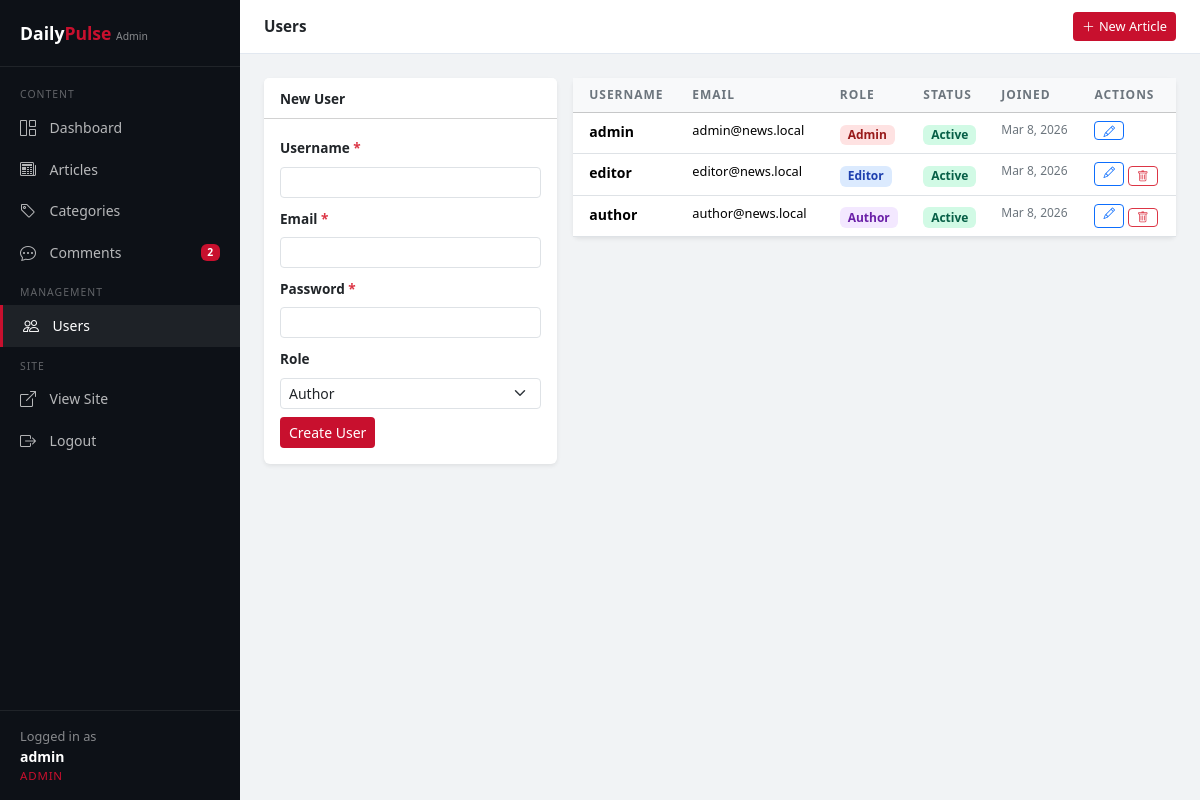
The page /admin/users.php (signed in) on the database its author committed.
### tables this page shows
CREATE TABLE `users` (
    `id` INT UNSIGNED AUTO_INCREMENT PRIMARY KEY,
    `username` VARCHAR(50) NOT NULL UNIQUE,
    `email` VARCHAR(255) NOT NULL UNIQUE,
    `password_hash` VARCHAR(255) NOT NULL,
    `role` ENUM('admin', 'editor', 'author') NOT NULL DEFAULT 'author',
    `is_active` TINYINT(1) NOT NULL DEFAULT 1,
    `created_at` TIMESTAMP DEFAULT CURRENT_TIMESTAMP,
    `updated_at` TIMESTAMP DEFAULT CURRENT_TIMESTAMP ON UPDATE CURRENT_TIMESTAMP
);

### src/includes/db.php (called while the page is built, shortened)
<?php
function get_db(): PDO {
    static $pdo = null;
    if ($pdo === null) {
        $dsn = 'mysql:unix_socket=' . DB_SOCKET . ';dbname=' . DB_NAME . ';charset=' . DB_CHARSET;
        try {
            $pdo = new PDO($dsn, DB_USER, DB_PASS, [
                PDO::ATTR_ERRMODE            => PDO::ERRMODE_EXCEPTION,
                PDO::ATTR_DEFAULT_FETCH_MODE => PDO::FETCH_ASSOC,
                PDO::ATTR_EMULATE_PREPARES   => false,
            ]);
        } catch (PDOException $e) {
            error_log('DB Connection failed: ' . $e->getMessage());
            die('<div class="alert alert-danger m-4">Database connection failed. Please try again later.</div>');
        }
    }
    return $pdo;
}

### src/includes/auth.php (called while the page is built, shortened)
<?php
require_once __DIR__ . '/db.php';
function is_logged_in(): bool {
    return isset($_SESSION['user_id']) && !empty($_SESSION['user_id']);
}
function is_admin(): bool {
    return is_logged_in() && isset($_SESSION['user_role']) && $_SESSION['user_role'] === 'admin';
}
function current_user(): ?array {
    return [
        'id'       => $_SESSION['user_id'],
        'username' => $_SESSION['user_username'],
        'email'    => $_SESSION['user_email'],
        'role'     => $_SESSION['user_role'],
    ];
}

### src/includes/functions.php (called while the page is built, shortened)
<?php
require_once __DIR__ . '/db.php';
function h(string $s): string {
    return htmlspecialchars($s, ENT_QUOTES | ENT_SUBSTITUTE, 'UTF-8');
}
function format_date(string $datetime, string $format = 'M j, Y'): string {
    return date($format, strtotime($datetime));
}
function admin_get_users(int $limit = 10, int $offset = 0): array {
    $db = get_db();
    $stmt = $db->prepare('SELECT id, username, email, role, is_active, created_at FROM users ORDER BY created_at DESC LIMIT ? OFFSET ?');
    $stmt->execute([$limit, $offset]);
    return $stmt->fetchAll();
}

### src/admin/users.php (the view, shortened to what this page needs)
<?php
require_once __DIR__ . '/../includes/auth.php';
require_once __DIR__ . '/../includes/functions.php';
$editing  = null;
$page     = max(1, (int) ($_GET['page'] ?? 1));
$offset   = ($page - 1) * ADMIN_PER_PAGE;
$users    = admin_get_users(ADMIN_PER_PAGE, $offset);
$page_title = 'Users';
require __DIR__ . '/admin_header.php';
?>
<div class="row g-3">
    <div class="col-lg-4">
        <div class="card border-0 shadow-sm">
            <div class="card-header bg-white py-2">
                <strong style="font-size:.85rem;"><?= $editing ? 'Edit User' : 'New User' ?></strong>
            </div>
            <div class="card-body">
                <form method="POST">
                    <div class="mb-2">
                        <label class="form-label fw-semibold" style="font-size:.85rem;">Username <span class="text-danger">*</span></label>
                        <input type="text" name="username" class="form-control form-control-sm"
                               value="<?= h($editing['username'] ?? ($_POST['username'] ?? '')) ?>" required>
                    </div>
                    <div class="mb-2">
                        <label class="form-label fw-semibold" style="font-size:.85rem;">Email <span class="text-danger">*</span></label>
                        <input type="email" name="email" class="form-control form-control-sm"
                               value="<?= h($editing['email'] ?? ($_POST['email'] ?? '')) ?>" required>
                    </div>
                    <div class="mb-2">
                        <label class="form-label fw-semibold" style="font-size:.85rem;">
                            Password <?= $editing ? '<span class="text-muted">(leave blank to keep)</span>' : '<span class="text-danger">*</span>' ?>
                        </label>
                        <input type="password" name="password" class="form-control form-control-sm"
                               <?= $editing ? '' : 'required' ?> autocomplete="new-password">
                    </div>
                    <div class="mb-2">
                        <label class="form-label fw-semibold" style="font-size:.85rem;">Role</label>
                        <select name="role" class="form-select form-select-sm">
                            <option value="author" <?= ($editing['role'] ?? 'author') === 'author' ? 'selected' : '' ?>>Author</option>
                        </select>
                    </div>
                    <div class="d-flex gap-2">
                        <button type="submit" class="btn btn-sm" style="background:var(--accent);color:#fff;">
                            <?= $editing ? 'Update User' : 'Create User' ?>
                        </button>
                    </div>
                </form>
            </div>
        </div>
    </div>
    <div class="col-lg-8">
        <div class="card border-0 shadow-sm">
            <div class="card-body p-0">
                <table class="table admin-table mb-0">
                    <thead class="table-light">
                        <tr>
                            <th class="ps-3">Username</th>
                            <th>Email</th>
                            <th>Role</th>
                            <th>Status</th>
                            <th>Joined</th>
                            <th>Actions</th>
                        </tr>
                    </thead>
                    <tbody>
                        <?php foreach ($users as $u): ?>
                        <tr <?= $editing && $editing['id'] === $u['id'] ? 'class="table-warning"' : '' ?>>
                            <td class="ps-3 fw-semibold" style="font-size:.875rem;"><?= h($u['username']) ?></td>
                            <td style="font-size:.8rem;"><?= h($u['email']) ?></td>
                            <td><span class="badge badge-<?= h($u['role']) ?>"><?= ucfirst($u['role']) ?></span></td>
                            <td>
                                <span class="badge <?= $u['is_active'] ? 'badge-published' : 'bg-secondary' ?>">
                                    <?= $u['is_active'] ? 'Active' : 'Inactive' ?>
                                </span>
                            </td>
                            <td style="font-size:.75rem;color:#6c757d;"><?= format_date($u['created_at']) ?></td>
                            <td>
                                <div class="d-flex gap-1">
                                    <a href="?edit=<?= $u['id'] ?>" class="btn btn-sm btn-outline-primary py-0 px-2" style="font-size:.72rem;">
                                        <i class="bi bi-pencil"></i>
                                    </a>
                                    <?php if ($u['id'] !== (int) current_user()['id']): ?>
                                    <form method="POST" onsubmit="return confirm('Delete user &quot;<?= h(addslashes($u['username'])) ?>&quot;?');">
                                        <button type="submit" class="btn btn-sm btn-outline-danger py-0 px-2" style="font-size:.72rem;">
                                            <i class="bi bi-trash"></i>
                                        </button>
                                    </form>
                                    <?php endif; ?>
                                </div>
                            </td>
                        </tr>
                        <?php endforeach; ?>
                    </tbody>
                </table>
            </div>
        </div>
    </div>
</div>
<?php require __DIR__ . '/admin_footer.php'; ?>

### src/admin/admin_header.php (shortened to what this page needs)
<!DOCTYPE html>
<html lang="en">
<head>
    <link rel="stylesheet" href="https://cdn.jsdelivr.net/npm/bootstrap@5.3.3/dist/css/bootstrap.min.css">
    <link rel="stylesheet" href="https://cdn.jsdelivr.net/npm/bootstrap-icons@1.11.3/font/bootstrap-icons.css">
</head>
<body>
<aside class="admin-sidebar">
    <a href="<?= SITE_URL ?>/src/admin/dashboard.php" class="brand">Daily<span>Pulse</span> <small style="font-size:.65rem;opacity:.5;font-weight:400;">Admin</small></a>
    <nav class="admin-nav flex-grow-1 pt-2">
        <div class="nav-section">Content</div>
        <a href="<?= SITE_URL ?>/src/admin/dashboard.php" class="nav-link <?= basename($_SERVER['PHP_SELF']) === 'dashboard.php' ? 'active' : '' ?>">
            <i class="bi bi-grid-1x2"></i> Dashboard
        </a>
        <a href="<?= SITE_URL ?>/src/admin/articles.php" class="nav-link <?= basename($_SERVER['PHP_SELF']) === 'articles.php' || basename($_SERVER['PHP_SELF']) === 'article_edit.php' ? 'active' : '' ?>">
            <i class="bi bi-newspaper"></i> Articles
        </a>
        <a href="<?= SITE_URL ?>/src/admin/categories.php" class="nav-link <?= basename($_SERVER['PHP_SELF']) === 'categories.php' ? 'active' : '' ?>">
            <i class="bi bi-tag"></i> Categories
        </a>
        <a href="<?= SITE_URL ?>/src/admin/comments.php" class="nav-link <?= basename($_SERVER['PHP_SELF']) === 'comments.php' ? 'active' : '' ?>">
            <i class="bi bi-chat-dots"></i> Comments
            <?php
            $pending = (int)(get_db()->query('SELECT COUNT(*) FROM comments WHERE is_approved = 0')->fetchColumn());
            if ($pending > 0): ?>
            <span class="badge ms-auto" style="background:var(--accent);font-size:.65rem;"><?= $pending ?></span>
            <?php endif; ?>
        </a>
        <?php if (is_admin()): ?>
        <div class="nav-section">Management</div>
        <a href="<?= SITE_URL ?>/src/admin/users.php" class="nav-link <?= basename($_SERVER['PHP_SELF']) === 'users.php' ? 'active' : '' ?>">
            <i class="bi bi-people"></i> Users
        </a>
        <?php endif; ?>
        <div class="nav-section">Site</div>
        <a href="<?= SITE_URL ?>/src/index.php" class="nav-link" target="_blank">
            <i class="bi bi-box-arrow-up-right"></i> View Site
        </a>
        <a href="<?= SITE_URL ?>/src/admin/logout.php" class="nav-link">
            <i class="bi bi-box-arrow-right"></i> Logout
        </a>
    </nav>
    <div style="padding:1rem 1.25rem;border-top:1px solid rgba(255,255,255,.08);">
        <?php $u = current_user(); ?>
        <div style="font-size:.8rem;color:rgba(255,255,255,.5);">Logged in as</div>
        <div style="font-size:.875rem;color:#fff;font-weight:600;"><?= h($u['username']) ?></div>
        <div style="font-size:.72rem;color:var(--accent);text-transform:uppercase;letter-spacing:.07em;"><?= h($u['role']) ?></div>
    </div>
</aside>
<div class="admin-main">
<div class="admin-topbar">
    <div style="font-weight:600;font-size:.95rem;"><?= h($page_title ?? 'Dashboard') ?></div>
    <a href="<?= SITE_URL ?>/src/admin/article_edit.php" class="btn btn-sm" style="background:var(--accent);color:#fff;font-size:.8rem;">
        <i class="bi bi-plus-lg me-1"></i>New Article
    </a>
</div>
<div class="admin-content">

### src/admin/admin_header.php (style rules this page uses)
:root { --sidebar-w: 240px; --ink: #0d1117; --accent: #c8102e; --sans: 'Segoe UI', system-ui, sans-serif; }
body { font-family: var(--sans); background: #f1f3f5; }
.admin-sidebar { width: var(--sidebar-w); min-height: 100vh; background: var(--ink); position: fixed; top: 0; left: 0; display: flex; flex-direction: column; z-index: 100; }
.admin-sidebar .brand { padding: 1.25rem 1.25rem; border-bottom: 1px solid rgba(255,255,255,.08); font-weight: 800; font-size: 1.1rem; color: #fff; text-decoration: none; display: block; }
.admin-sidebar .brand span { color: var(--accent); }
.admin-nav .nav-section { font-size: .65rem; text-transform: uppercase; letter-spacing: .1em; color: rgba(255,255,255,.35); padding: .75rem 1.25rem .25rem; }
.admin-nav .nav-link { color: rgba(255,255,255,.7); padding: .55rem 1.25rem; font-size: .875rem; display: flex; align-items: center; gap: .6rem; border-radius: 0; transition: background .15s, color .15s; }
.admin-nav .nav-link:hover, .admin-nav .nav-link.active { background: rgba(255,255,255,.07); color: #fff; }
.admin-nav .nav-link.active { border-left: 3px solid var(--accent); }
.admin-nav .nav-link i { font-size: 1rem; width: 1.25rem; }
.admin-main { margin-left: var(--sidebar-w); min-height: 100vh; }
.admin-topbar { background: #fff; border-bottom: 1px solid #e2e8f0; padding: .75rem 1.5rem; display: flex; align-items: center; justify-content: space-between; position: sticky; top: 0; z-index: 50; }
.admin-content { padding: 1.5rem; }
.admin-table th { font-size: .75rem; text-transform: uppercase; letter-spacing: .08em; font-weight: 600; color: #6c757d; border-top: none; }
.badge-published { background: #d1fae5; color: #065f46; }
.badge-admin { background: #fee2e2; color: #991b1b; }
.badge-editor { background: #dbeafe; color: #1e40af; }
.badge-author { background: #f3e8ff; color: #6b21a8; }

### rows shown on the page
users: username "admin", role "ADMIN", email "admin@news.local", role "Admin", is_active "Active", created_at "Mar 8, 2026"
users: username "editor", email "editor@news.local", role "Editor", is_active "Active", created_at "Mar 8, 2026"
users: username "author", email "author@news.local", role "Author", is_active "Active", created_at "Mar 8, 2026"

### other values the page prints
$pending "2"
$page_title "Users"
